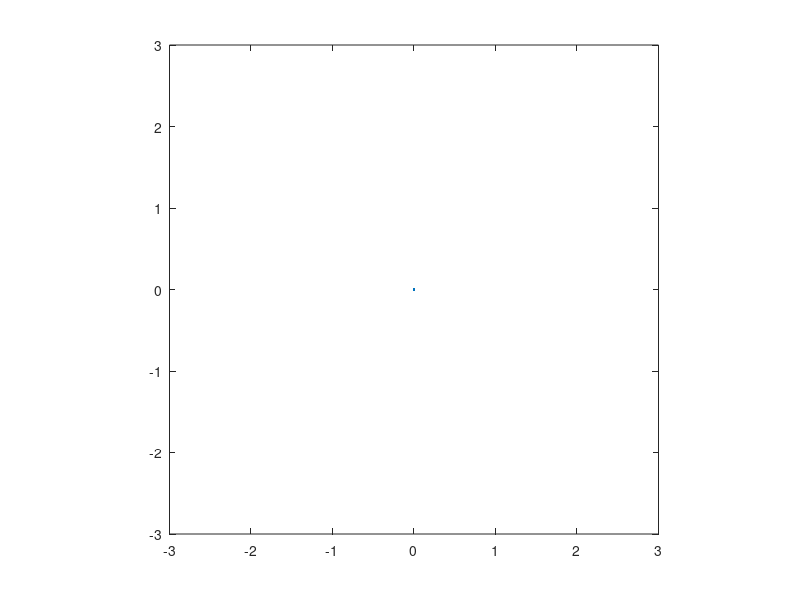

Here is the MATLAB script that generated this plot: (Note: this script raises an error after producing the figure.)
plot(0,0);
hold on;
axis([-3 3 -3 3]);
axis equal;
for i=1:20:size(output,1)
    plotVehicle(output(i,:));
    pause(0.01);
end;

